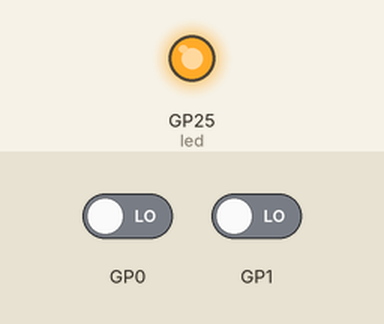
This program was run on a simulated Raspberry Pi Pico running CircuitPython. On the bench: output pins drawn as LEDs (lit = HIGH). The inputs (shaded band) are chosen by the test bench; at power-on: GP0 LOW, GP1 LOW. USB keyboard and mouse output is not drawn.

Above: at 0.1 s.
At 1.1 s:
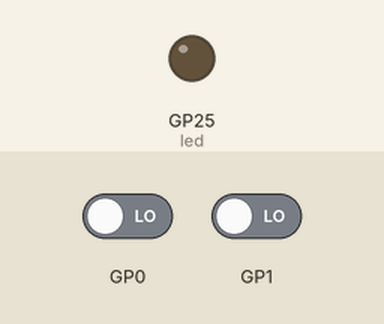
Timing chart, 0 to 2.6 s (numbered marks = the images above):
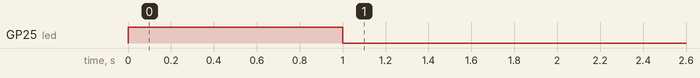

The program:

code.py
```python
import time
import usb_hid
from adafruit_hid.keyboard import Keyboard
from adafruit_hid.keycode import Keycode

from digitalio import DigitalInOut, Direction, Pull
import board

led = DigitalInOut(board.LED)
led.direction = Direction.OUTPUT
led.value = 1
time.sleep(1)

class Key:
    def __init__(self, pin):
        self.btn = DigitalInOut(pin)
        self.btn.direction = Direction.INPUT
        self.btn.pull = Pull.DOWN
        self.state = False

keyboard=Keyboard(usb_hid.devices)

keystate_a = False
keystate_b = False

key_a = Key(board.GP0)
key_b = Key(board.GP1)

def update():
    if key_a.btn.value != key_a.state:
        if key_a.state:
            keyboard.release(Keycode.A)
        else:
            keyboard.press(Keycode.A)
        key_a.state = key_a.btn.value
    if key_b.btn.value != key_b.state:
        if key_b.state:
            keyboard.release(Keycode.B)
        else:
            keyboard.press(Keycode.B)
        key_b.state = key_b.btn.value

led.value = 0

while True:
    update()
    time.sleep(0.05)
```
